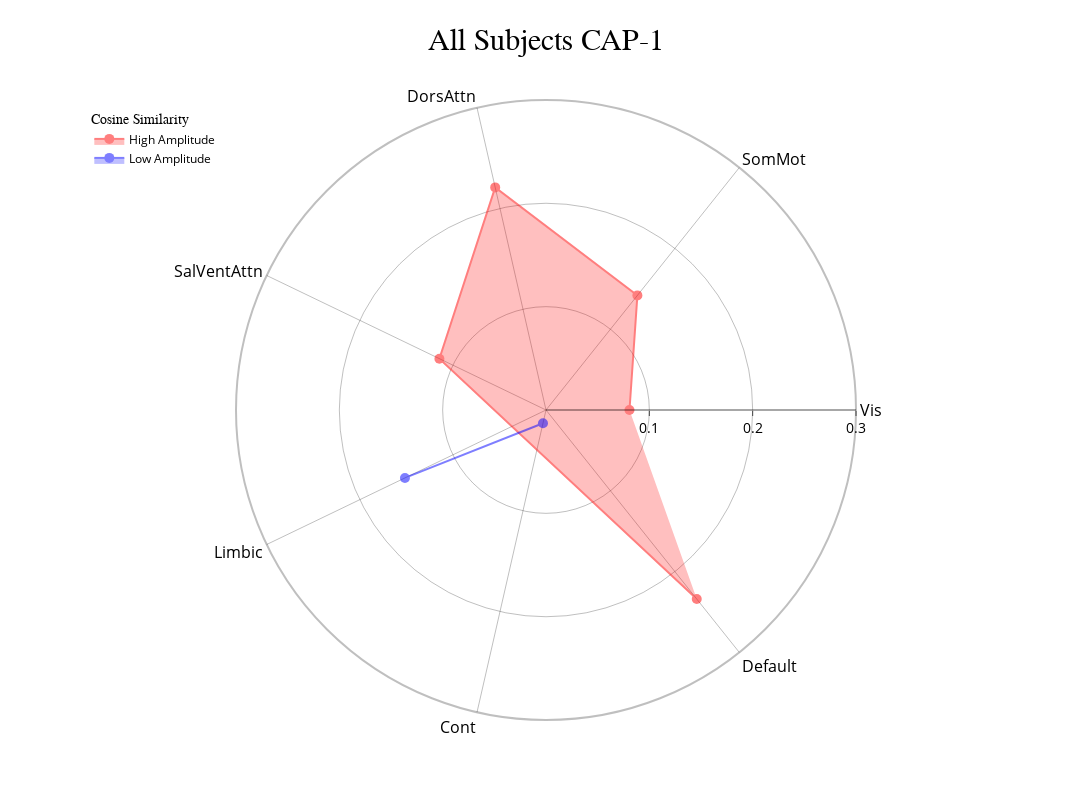
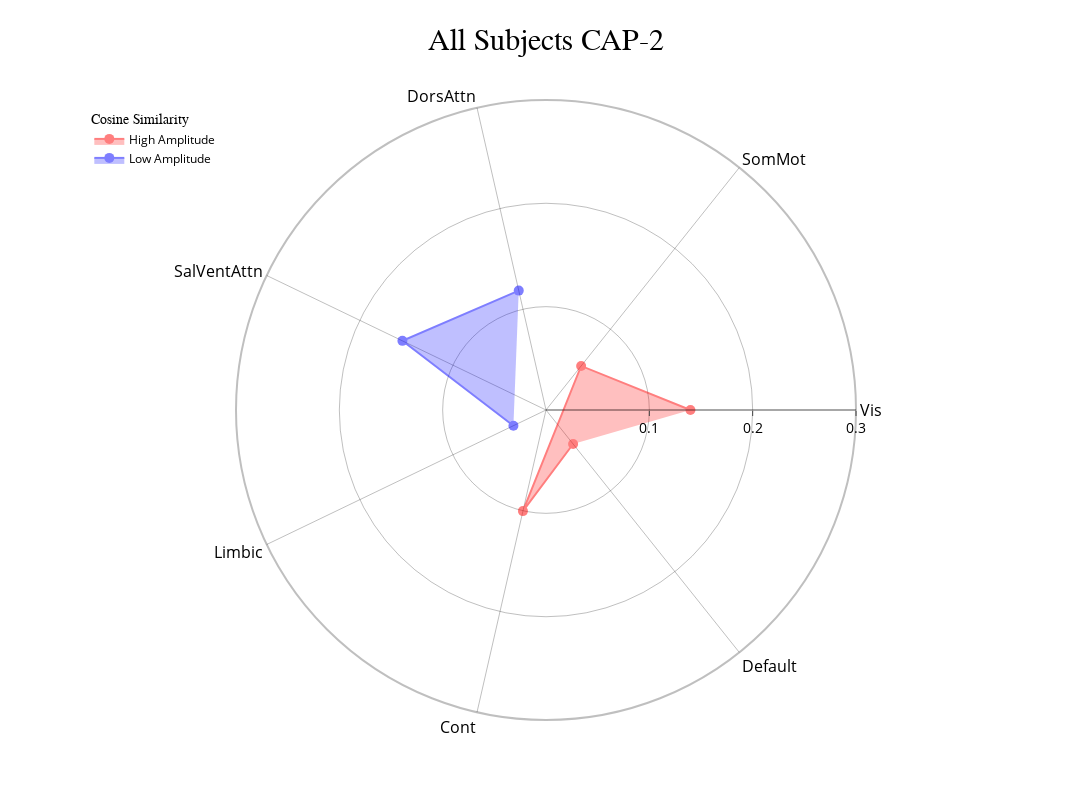
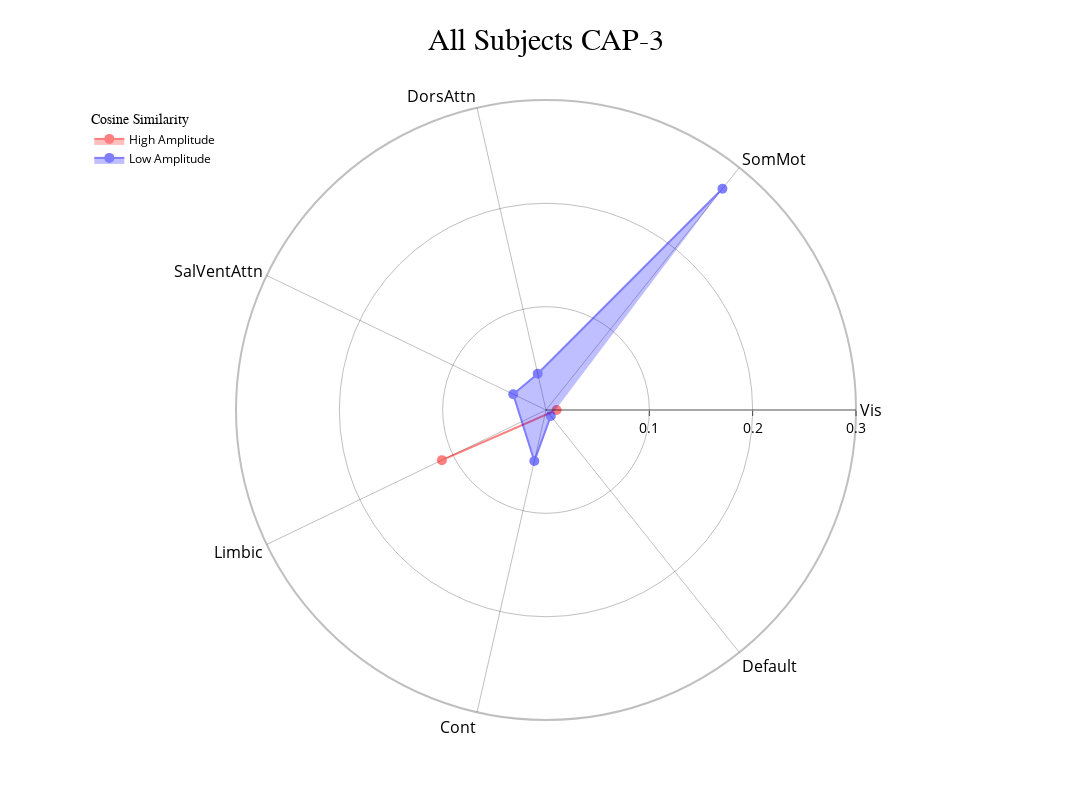
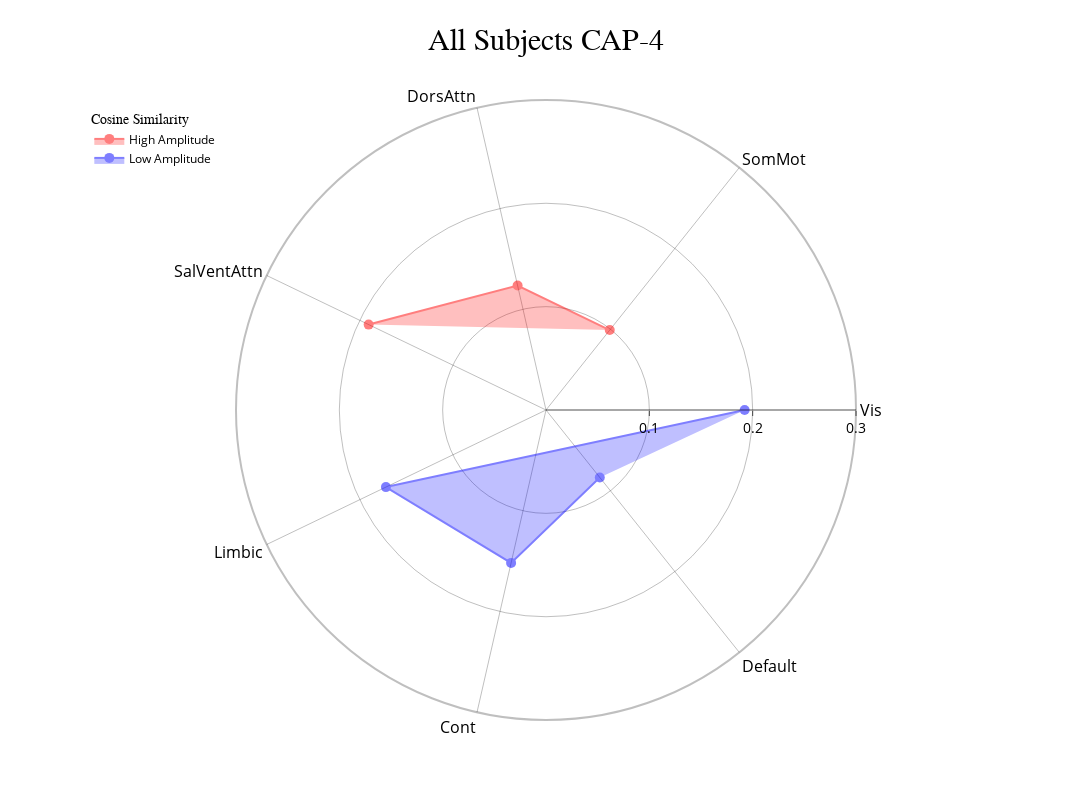

The cell these charts' notebook holds for them, in order:
### Code cell
radialaxis={"showline": True, "linewidth": 2, "linecolor": "rgba(0, 0, 0, 0.25)", "gridcolor": "rgba(0, 0, 0, 0.25)", "ticks": "outside" , "tickfont": {"size": 14, "color": "black"},
"range": [0,0.3], "tickvals": [0.1,0.2,0.3]}
#cap_analysis.caps2radar(radialaxis=radialaxis, fill="toself", scattersize=10, output_dir = output_dir)
cap_analysis.caps2radar(radialaxis=radialaxis, fill="toself", scattersize=10)

### Figure 1 — Plotly figure (JSON) as saved in the notebook; plotly's stock layout.template omitted (floating-point values rounded to 4 significant figures)
{"data": [{"connectgaps": true, "fill": "toself", "marker": {"color": "rgba(255, 0, 0, 1)", "size": 10}, "name": "High Amplitude", "opacity": 0.5, "r": [0.08079, 0.1419, 0.221, 0.1145, null, null, 0.234], "theta": ["Vis", "SomMot", "DorsAttn", "SalVentAttn", "Limbic", "Cont", "Default"], "type": "scatterpolar"}, {"connectgaps": true, "fill": "toself", "marker": {"color": "rgba(0, 0, 255, 1)", "size": 10}, "name": "Low Amplitude", "opacity": 0.5, "r": [null, null, null, null, 0.1515, 0.01311, null], "theta": ["Vis", "SomMot", "DorsAttn", "SalVentAttn", "Limbic", "Cont", "Default"], "type": "scatterpolar"}], "layout": {"height": 800, "legend": {"font": {"color": "black", "size": 12}, "title": {"font": {"family": "Times New Roman"}, "text": "Cosine Similarity"}, "x": 0.01, "xanchor": "left", "y": 0.99, "yanchor": "top"}, "polar": {"angularaxis": {"gridcolor": "rgba(0, 0, 0, 0.25)", "linecolor": "rgba(0, 0, 0, 0.25)", "linewidth": 2, "showline": true, "tickfont": {"color": "black", "size": 16}}, "bgcolor": "white", "radialaxis": {"gridcolor": "rgba(0, 0, 0, 0.25)", "linecolor": "rgba(0, 0, 0, 0.25)", "linewidth": 2, "range": [0, 0.3], "showline": true, "tickfont": {"color": "black", "size": 14}, "ticks": "outside", "tickvals": [0.1, 0.2, 0.3]}}, "title": {"font": {"color": "black", "family": "Times New Roman", "size": 30}, "text": "All Subjects CAP-1", "x": 0.5}, "width": 1200}}

### Figure 2 — Plotly figure (JSON) as saved in the notebook; plotly's stock layout.template omitted (floating-point values rounded to 4 significant figures)
{"data": [{"connectgaps": true, "fill": "toself", "marker": {"color": "rgba(255, 0, 0, 1)", "size": 10}, "name": "High Amplitude", "opacity": 0.5, "r": [0.1398, 0.05455, null, null, null, 0.1004, 0.04207], "theta": ["Vis", "SomMot", "DorsAttn", "SalVentAttn", "Limbic", "Cont", "Default"], "type": "scatterpolar"}, {"connectgaps": true, "fill": "toself", "marker": {"color": "rgba(0, 0, 255, 1)", "size": 10}, "name": "Low Amplitude", "opacity": 0.5, "r": [null, null, 0.1185, 0.1542, 0.03499, null, null], "theta": ["Vis", "SomMot", "DorsAttn", "SalVentAttn", "Limbic", "Cont", "Default"], "type": "scatterpolar"}], "layout": {"height": 800, "legend": {"font": {"color": "black", "size": 12}, "title": {"font": {"family": "Times New Roman"}, "text": "Cosine Similarity"}, "x": 0.01, "xanchor": "left", "y": 0.99, "yanchor": "top"}, "polar": {"angularaxis": {"gridcolor": "rgba(0, 0, 0, 0.25)", "linecolor": "rgba(0, 0, 0, 0.25)", "linewidth": 2, "showline": true, "tickfont": {"color": "black", "size": 16}}, "bgcolor": "white", "radialaxis": {"gridcolor": "rgba(0, 0, 0, 0.25)", "linecolor": "rgba(0, 0, 0, 0.25)", "linewidth": 2, "range": [0, 0.3], "showline": true, "tickfont": {"color": "black", "size": 14}, "ticks": "outside", "tickvals": [0.1, 0.2, 0.3]}}, "title": {"font": {"color": "black", "family": "Times New Roman", "size": 30}, "text": "All Subjects CAP-2", "x": 0.5}, "width": 1200}}

### Figure 3 — Plotly figure (JSON) as saved in the notebook; plotly's stock layout.template omitted (floating-point values rounded to 4 significant figures)
{"data": [{"connectgaps": true, "fill": "toself", "marker": {"color": "rgba(255, 0, 0, 1)", "size": 10}, "name": "High Amplitude", "opacity": 0.5, "r": [0.01028, null, null, null, 0.1118, null, null], "theta": ["Vis", "SomMot", "DorsAttn", "SalVentAttn", "Limbic", "Cont", "Default"], "type": "scatterpolar"}, {"connectgaps": true, "fill": "toself", "marker": {"color": "rgba(0, 0, 255, 1)", "size": 10}, "name": "Low Amplitude", "opacity": 0.5, "r": [null, 0.2738, 0.036, 0.03519, null, 0.0507, 0.007453], "theta": ["Vis", "SomMot", "DorsAttn", "SalVentAttn", "Limbic", "Cont", "Default"], "type": "scatterpolar"}], "layout": {"height": 800, "legend": {"font": {"color": "black", "size": 12}, "title": {"font": {"family": "Times New Roman"}, "text": "Cosine Similarity"}, "x": 0.01, "xanchor": "left", "y": 0.99, "yanchor": "top"}, "polar": {"angularaxis": {"gridcolor": "rgba(0, 0, 0, 0.25)", "linecolor": "rgba(0, 0, 0, 0.25)", "linewidth": 2, "showline": true, "tickfont": {"color": "black", "size": 16}}, "bgcolor": "white", "radialaxis": {"gridcolor": "rgba(0, 0, 0, 0.25)", "linecolor": "rgba(0, 0, 0, 0.25)", "linewidth": 2, "range": [0, 0.3], "showline": true, "tickfont": {"color": "black", "size": 14}, "ticks": "outside", "tickvals": [0.1, 0.2, 0.3]}}, "title": {"font": {"color": "black", "family": "Times New Roman", "size": 30}, "text": "All Subjects CAP-3", "x": 0.5}, "width": 1200}}

### Figure 4 — Plotly figure (JSON) as saved in the notebook; plotly's stock layout.template omitted (floating-point values rounded to 4 significant figures)
{"data": [{"connectgaps": true, "fill": "toself", "marker": {"color": "rgba(255, 0, 0, 1)", "size": 10}, "name": "High Amplitude", "opacity": 0.5, "r": [null, 0.09892, 0.1235, 0.1905, null, null, null], "theta": ["Vis", "SomMot", "DorsAttn", "SalVentAttn", "Limbic", "Cont", "Default"], "type": "scatterpolar"}, {"connectgaps": true, "fill": "toself", "marker": {"color": "rgba(0, 0, 255, 1)", "size": 10}, "name": "Low Amplitude", "opacity": 0.5, "r": [0.1922, null, null, null, 0.1719, 0.1518, 0.08348], "theta": ["Vis", "SomMot", "DorsAttn", "SalVentAttn", "Limbic", "Cont", "Default"], "type": "scatterpolar"}], "layout": {"height": 800, "legend": {"font": {"color": "black", "size": 12}, "title": {"font": {"family": "Times New Roman"}, "text": "Cosine Similarity"}, "x": 0.01, "xanchor": "left", "y": 0.99, "yanchor": "top"}, "polar": {"angularaxis": {"gridcolor": "rgba(0, 0, 0, 0.25)", "linecolor": "rgba(0, 0, 0, 0.25)", "linewidth": 2, "showline": true, "tickfont": {"color": "black", "size": 16}}, "bgcolor": "white", "radialaxis": {"gridcolor": "rgba(0, 0, 0, 0.25)", "linecolor": "rgba(0, 0, 0, 0.25)", "linewidth": 2, "range": [0, 0.3], "showline": true, "tickfont": {"color": "black", "size": 14}, "ticks": "outside", "tickvals": [0.1, 0.2, 0.3]}}, "title": {"font": {"color": "black", "family": "Times New Roman", "size": 30}, "text": "All Subjects CAP-4", "x": 0.5}, "width": 1200}}
